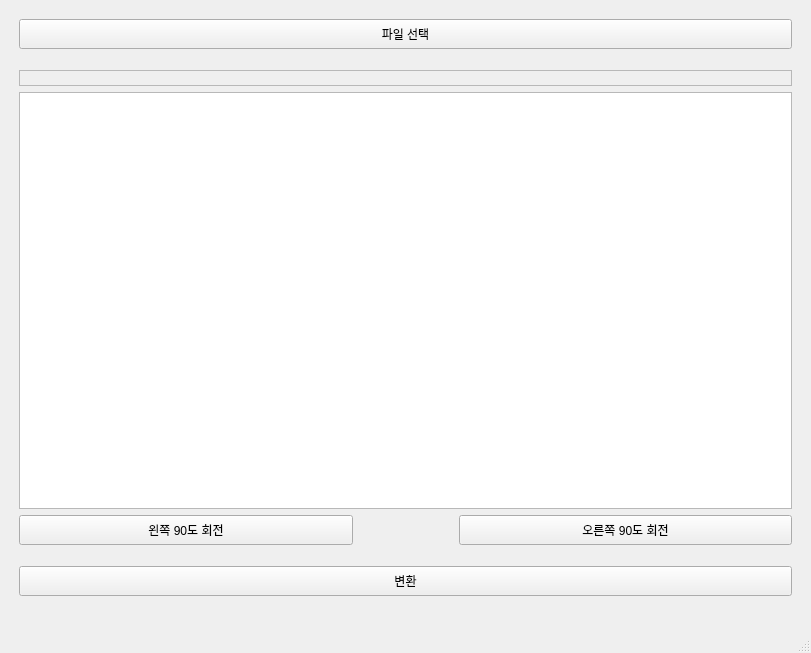
<?xml version="1.0" encoding="UTF-8"?>
<ui version="4.0">
 <class>MainWindow</class>
 <widget class="QMainWindow" name="MainWindow">
  <property name="geometry">
   <rect>
    <x>0</x>
    <y>0</y>
    <width>811</width>
    <height>653</height>
   </rect>
  </property>
  <property name="cursor">
   <cursorShape>PointingHandCursor</cursorShape>
  </property>
  <property name="mouseTracking">
   <bool>false</bool>
  </property>
  <property name="windowTitle">
   <string>MainWindow</string>
  </property>
  <widget class="QWidget" name="centralwidget">
   <layout class="QGridLayout" name="gridLayout_2">
    <item row="0" column="0">
     <layout class="QVBoxLayout" name="mainLayout">
      <item>
       <spacer name="topSpacer">
        <property name="orientation">
         <enum>Qt::Vertical</enum>
        </property>
        <property name="sizeType">
         <enum>QSizePolicy::Maximum</enum>
        </property>
        <property name="sizeHint" stdset="0">
         <size>
          <width>20</width>
          <height>10</height>
         </size>
        </property>
       </spacer>
      </item>
      <item>
       <layout class="QHBoxLayout" name="topLayout">
        <item>
         <spacer name="upBTSpacer_L">
          <property name="orientation">
           <enum>Qt::Horizontal</enum>
          </property>
          <property name="sizeType">
           <enum>QSizePolicy::Maximum</enum>
          </property>
          <property name="sizeHint" stdset="0">
           <size>
            <width>10</width>
            <height>20</height>
           </size>
          </property>
         </spacer>
        </item>
        <item>
         <widget class="QPushButton" name="openBT">
          <property name="sizePolicy">
           <sizepolicy hsizetype="Minimum" vsizetype="Fixed">
            <horstretch>0</horstretch>
            <verstretch>0</verstretch>
           </sizepolicy>
          </property>
          <property name="minimumSize">
           <size>
            <width>0</width>
            <height>30</height>
           </size>
          </property>
          <property name="cursor">
           <cursorShape>PointingHandCursor</cursorShape>
          </property>
          <property name="text">
           <string>파일 선택</string>
          </property>
         </widget>
        </item>
        <item>
         <spacer name="upBTSpacer_R">
          <property name="orientation">
           <enum>Qt::Horizontal</enum>
          </property>
          <property name="sizeType">
           <enum>QSizePolicy::Maximum</enum>
          </property>
          <property name="sizeHint" stdset="0">
           <size>
            <width>10</width>
            <height>20</height>
           </size>
          </property>
         </spacer>
        </item>
       </layout>
      </item>
      <item>
       <spacer name="TtoCSpaer">
        <property name="orientation">
         <enum>Qt::Vertical</enum>
        </property>
        <property name="sizeType">
         <enum>QSizePolicy::Maximum</enum>
        </property>
        <property name="sizeHint" stdset="0">
         <size>
          <width>20</width>
          <height>15</height>
         </size>
        </property>
       </spacer>
      </item>
      <item>
       <layout class="QHBoxLayout" name="centerLayout">
        <item>
         <spacer name="viewSpacer_L">
          <property name="orientation">
           <enum>Qt::Horizontal</enum>
          </property>
          <property name="sizeType">
           <enum>QSizePolicy::Maximum</enum>
          </property>
          <property name="sizeHint" stdset="0">
           <size>
            <width>10</width>
            <height>20</height>
           </size>
          </property>
         </spacer>
        </item>
        <item>
         <layout class="QVBoxLayout" name="viewLayout">
          <item>
           <widget class="QLabel" name="nameView">
            <property name="frameShape">
             <enum>QFrame::StyledPanel</enum>
            </property>
            <property name="text">
             <string/>
            </property>
            <property name="alignment">
             <set>Qt::AlignCenter</set>
            </property>
            <property name="margin">
             <number>2</number>
            </property>
           </widget>
          </item>
          <item>
           <widget class="QGraphicsView" name="graphicsView"/>
          </item>
         </layout>
        </item>
        <item>
         <spacer name="viewSpacer_R">
          <property name="orientation">
           <enum>Qt::Horizontal</enum>
          </property>
          <property name="sizeType">
           <enum>QSizePolicy::Maximum</enum>
          </property>
          <property name="sizeHint" stdset="0">
           <size>
            <width>10</width>
            <height>20</height>
           </size>
          </property>
         </spacer>
        </item>
       </layout>
      </item>
      <item>
       <layout class="QHBoxLayout" name="rotationLayout">
        <item>
         <spacer name="rotationSpacer_L">
          <property name="orientation">
           <enum>Qt::Horizontal</enum>
          </property>
          <property name="sizeType">
           <enum>QSizePolicy::Maximum</enum>
          </property>
          <property name="sizeHint" stdset="0">
           <size>
            <width>10</width>
            <height>20</height>
           </size>
          </property>
         </spacer>
        </item>
        <item>
         <widget class="QPushButton" name="rotateBT_L">
          <property name="minimumSize">
           <size>
            <width>0</width>
            <height>30</height>
           </size>
          </property>
          <property name="text">
           <string>왼쪽 90도 회전</string>
          </property>
         </widget>
        </item>
        <item>
         <spacer name="rotationSpacer_C">
          <property name="orientation">
           <enum>Qt::Horizontal</enum>
          </property>
          <property name="sizeType">
           <enum>QSizePolicy::Maximum</enum>
          </property>
          <property name="sizeHint" stdset="0">
           <size>
            <width>100</width>
            <height>20</height>
           </size>
          </property>
         </spacer>
        </item>
        <item>
         <widget class="QPushButton" name="rotateBT_R">
          <property name="minimumSize">
           <size>
            <width>0</width>
            <height>30</height>
           </size>
          </property>
          <property name="text">
           <string>오른쪽 90도 회전</string>
          </property>
         </widget>
        </item>
        <item>
         <spacer name="rotationSpacer_R">
          <property name="orientation">
           <enum>Qt::Horizontal</enum>
          </property>
          <property name="sizeType">
           <enum>QSizePolicy::Maximum</enum>
          </property>
          <property name="sizeHint" stdset="0">
           <size>
            <width>10</width>
            <height>20</height>
           </size>
          </property>
         </spacer>
        </item>
       </layout>
      </item>
      <item>
       <spacer name="RtoFSpacer">
        <property name="orientation">
         <enum>Qt::Vertical</enum>
        </property>
        <property name="sizeType">
         <enum>QSizePolicy::Maximum</enum>
        </property>
        <property name="sizeHint" stdset="0">
         <size>
          <width>20</width>
          <height>15</height>
         </size>
        </property>
       </spacer>
      </item>
      <item>
       <layout class="QHBoxLayout" name="footerLayout">
        <item>
         <spacer name="footerSpacer_L">
          <property name="orientation">
           <enum>Qt::Horizontal</enum>
          </property>
          <property name="sizeType">
           <enum>QSizePolicy::Maximum</enum>
          </property>
          <property name="sizeHint" stdset="0">
           <size>
            <width>10</width>
            <height>20</height>
           </size>
          </property>
         </spacer>
        </item>
        <item>
         <widget class="QPushButton" name="convertBT">
          <property name="minimumSize">
           <size>
            <width>0</width>
            <height>30</height>
           </size>
          </property>
          <property name="text">
           <string>변환</string>
          </property>
         </widget>
        </item>
        <item>
         <spacer name="footerSpacer_R">
          <property name="orientation">
           <enum>Qt::Horizontal</enum>
          </property>
          <property name="sizeType">
           <enum>QSizePolicy::Maximum</enum>
          </property>
          <property name="sizeHint" stdset="0">
           <size>
            <width>10</width>
            <height>20</height>
           </size>
          </property>
         </spacer>
        </item>
       </layout>
      </item>
      <item>
       <layout class="QHBoxLayout" name="horizontalLayout_3">
        <item>
         <spacer name="horizontalSpacer">
          <property name="orientation">
           <enum>Qt::Horizontal</enum>
          </property>
          <property name="sizeType">
           <enum>QSizePolicy::Maximum</enum>
          </property>
          <property name="sizeHint" stdset="0">
           <size>
            <width>10</width>
            <height>20</height>
           </size>
          </property>
         </spacer>
        </item>
        <item>
         <widget class="QLabel" name="stateLabel">
          <property name="text">
           <string/>
          </property>
          <property name="margin">
           <number>7</number>
          </property>
         </widget>
        </item>
       </layout>
      </item>
     </layout>
    </item>
   </layout>
  </widget>
  <widget class="QMenuBar" name="menubar">
   <property name="geometry">
    <rect>
     <x>0</x>
     <y>0</y>
     <width>811</width>
     <height>26</height>
    </rect>
   </property>
  </widget>
  <widget class="QStatusBar" name="statusbar"/>
 </widget>
 <resources/>
 <connections/>
</ui>
